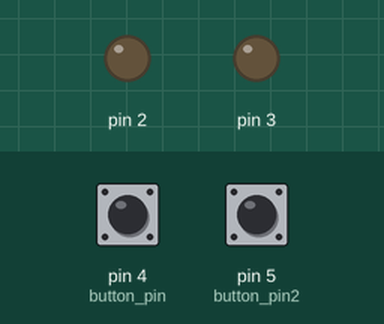
The sketch below on a simulated Arduino Uno, built with avr-gcc and run on an emulated ATmega328P. Shown: output pins drawn as LEDs (lit = HIGH). The test bench sets the inputs (shaded band); at power-on: pin 4 (button_pin) HIGH, pin 5 (button_pin2) HIGH.

Above: at 1.8 s.
1.9 s: pin 4 (button_pin) pulled LOW for 0.15 s
At 2.2 s:
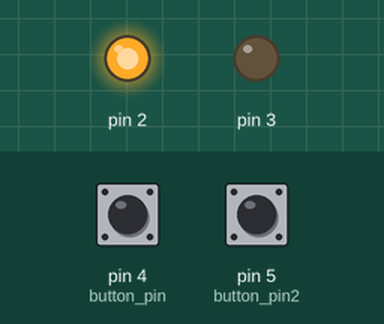
4.4 s: pin 4 (button_pin) pulled LOW for 3.2 s
At 8.9 s:
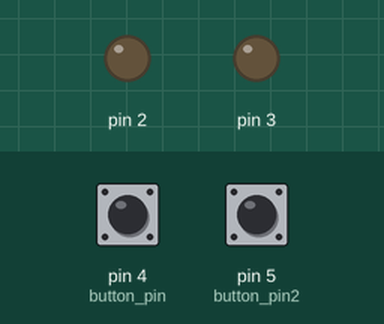
Timing chart, 0 to 10.4 s (numbered marks = the images above; inputs shaded):
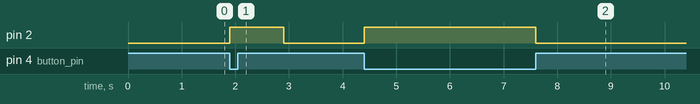

The sketch:

buttun2and_2led.ino
```cpp
#define button_pin 4
#define button_pin2 5

const int LED1 = 6;
const int LED2 = 8;
int button_pressed_count = 0;
int button_state = 0;
int prev_button_state = 0;

void setup() {
  // put your setup code here, to run once:

pinMode(button_pin, INPUT_PULLUP);
pinMode(button_pin2, INPUT_PULLUP);
pinMode(2, OUTPUT);
pinMode(3, OUTPUT);
digitalWrite(2, LOW);
digitalWrite(3, LOW);

}

void loop() {
  // put your main code here, to run repeatedly:

button_state = digitalRead(button_pin);

if(button_state != prev_button_state){
  // digitalWrite(2, HIGH);
  // delay(500);
  if(button_state == HIGH){
    digitalWrite(2, LOW);
    //delay(500);
  } else if(button_state == LOW){
    digitalWrite(2, HIGH);
    button_pressed_count++;
    if(button_pressed_count == 10){
      digitalWrite(3, HIGH);
      // delay(1000);
      // digitalWrite(3, LOW);
    }else if((button_state == LOW)&&(digitalRead(button_pin2) == HIGH)){
      button_pressed_count == 0;
      digitalWrite(3, LOW);
    }
  }
  delay(1000);
}
prev_button_state = button_state;

}
```

Measured:
- after the input at 1.9 s, pin 2: LOW → HIGH at once, → LOW 1.0 s later
- after the input at 4.4 s, pin 2: LOW → HIGH at once, → LOW 3.2 s later
